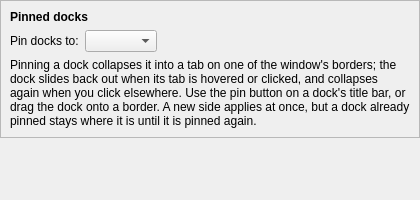
<?xml version="1.0" encoding="UTF-8"?>
<ui version="4.0">
 <class>DocksPage</class>
 <widget class="QWidget" name="DocksPage">
  <property name="geometry">
   <rect>
    <x>0</x>
    <y>0</y>
    <width>420</width>
    <height>200</height>
   </rect>
  </property>
  <layout class="QVBoxLayout" name="main_layout">
   <property name="leftMargin">
    <number>0</number>
   </property>
   <property name="topMargin">
    <number>0</number>
   </property>
   <property name="rightMargin">
    <number>0</number>
   </property>
   <property name="bottomMargin">
    <number>0</number>
   </property>
   <item>
    <widget class="QFrame" name="pinning_frame">
     <property name="frameShape">
      <enum>QFrame::Shape::StyledPanel</enum>
     </property>
     <property name="frameShadow">
      <enum>QFrame::Shadow::Raised</enum>
     </property>
     <layout class="QVBoxLayout" name="pinning_frame_layout">
      <item>
       <widget class="QLabel" name="pinning_frame_label">
        <property name="font">
         <font>
          <bold>true</bold>
         </font>
        </property>
        <property name="text">
         <string>Pinned docks</string>
        </property>
       </widget>
      </item>
      <item>
       <layout class="QHBoxLayout" name="pin_side_layout">
        <item>
         <widget class="QLabel" name="pin_side_label">
          <property name="text">
           <string>Pin docks to:</string>
          </property>
         </widget>
        </item>
        <item>
         <widget class="QComboBox" name="pin_side_combo_box">
          <property name="toolTip">
           <string>Which border of the window a pinned dock's tab lands on.</string>
          </property>
         </widget>
        </item>
        <item>
         <spacer name="pin_side_spacer">
          <property name="orientation">
           <enum>Qt::Orientation::Horizontal</enum>
          </property>
          <property name="sizeHint" stdset="0">
           <size>
            <width>0</width>
            <height>0</height>
           </size>
          </property>
         </spacer>
        </item>
       </layout>
      </item>
      <item>
       <widget class="WrappingLabel" name="pinning_note_label">
        <property name="text">
         <string>Pinning a dock collapses it into a tab on one of the window's borders; the dock slides back out when its tab is hovered or clicked, and collapses again when you click elsewhere. Use the pin button on a dock's title bar, or drag the dock onto a border. A new side applies at once, but a dock already pinned stays where it is until it is pinned again.</string>
        </property>
        <property name="wordWrap">
         <bool>true</bool>
        </property>
       </widget>
      </item>
     </layout>
    </widget>
   </item>
   <item>
    <spacer name="bottom_spacer">
     <property name="orientation">
      <enum>Qt::Orientation::Vertical</enum>
     </property>
     <property name="sizeHint" stdset="0">
      <size>
       <width>0</width>
       <height>0</height>
      </size>
     </property>
    </spacer>
   </item>
  </layout>
 </widget>
 <customwidgets>
  <customwidget>
   <class>WrappingLabel</class>
   <extends>QLabel</extends>
   <header>borco_pyside.widgets</header>
  </customwidget>
 </customwidgets>
 <resources/>
 <connections/>
</ui>
